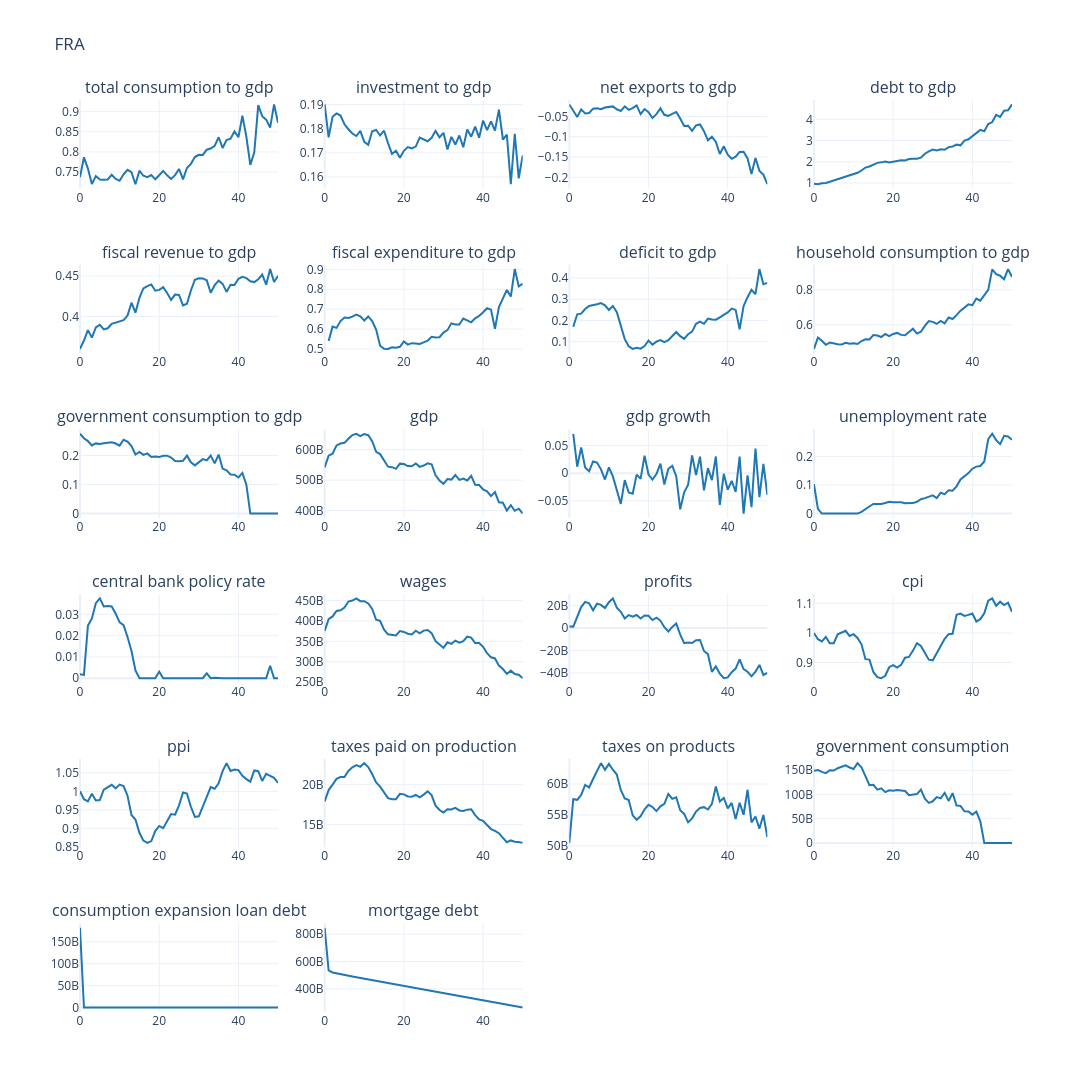

Notebook code for this chart:
### Code cell
seed = cfg.seed
seed = 59
# Run single Simulation
configuration = SimulationConfiguration(
    country_configurations=country_configurations,
    t_max=cfg.t_max,
    seed=seed,
)

model = Simulation.from_datawrapper(
    datawrapper=data,
    simulation_configuration=configuration,
)

import warnings
warnings.simplefilter("always", RuntimeWarning)

model.run()
model.save(save_dir=output_dir, file_name=model_h5_path.name)

print(f'Simulation complete. Output saved to: {model_h5_path}')


# Outputs And Plots
plot_columns = [
    'total consumption to gdp', 'investment to gdp', 'net exports to gdp',
    'debt to gdp', 'fiscal revenue to gdp', 'fiscal expenditure to gdp', 'deficit to gdp',
    'household consumption to gdp', 'government consumption to gdp', 'gdp',
    'gdp growth', 'unemployment rate', 'central bank policy rate', 
    'wages', 'profits', 'cpi', 'ppi',
    'taxes paid on production', 'taxes on products', 'government consumption',
    # 'Imports', 'Exports',
    'consumption expansion loan debt', 'mortgage debt',
]

# df_base = build_macro_output_df(cfg, model, country_code=cfg.country_iso3)
df_base = build_macro_output_df(model, country_code=cfg.country_iso3)
n_rows = 6
n_cols = 4

plot_output(
    df=df_base[plot_columns],
    no_rows=n_rows,
    no_cols=n_cols,
    country_code=cfg.country_iso3,
    line_color="#1f77b4",
    base_height=200,
    base_width=400,
)

# df_base.to_csv(cfg.output_path / "macro_output.csv")
